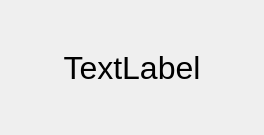
<?xml version="1.0" encoding="UTF-8"?>
<ui version="4.0">
 <class>Form</class>
 <widget class="QWidget" name="Form">
  <property name="geometry">
   <rect>
    <x>0</x>
    <y>0</y>
    <width>264</width>
    <height>135</height>
   </rect>
  </property>
  <property name="windowTitle">
   <string>Form</string>
  </property>
  <layout class="QGridLayout" name="gridLayout">
   <item row="0" column="0">
    <widget class="QLabel" name="label">
     <property name="font">
      <font>
       <family>Helvetica</family>
       <pointsize>24</pointsize>
      </font>
     </property>
     <property name="text">
      <string>TextLabel</string>
     </property>
     <property name="alignment">
      <set>Qt::AlignCenter</set>
     </property>
    </widget>
   </item>
  </layout>
 </widget>
 <resources/>
 <connections/>
</ui>
